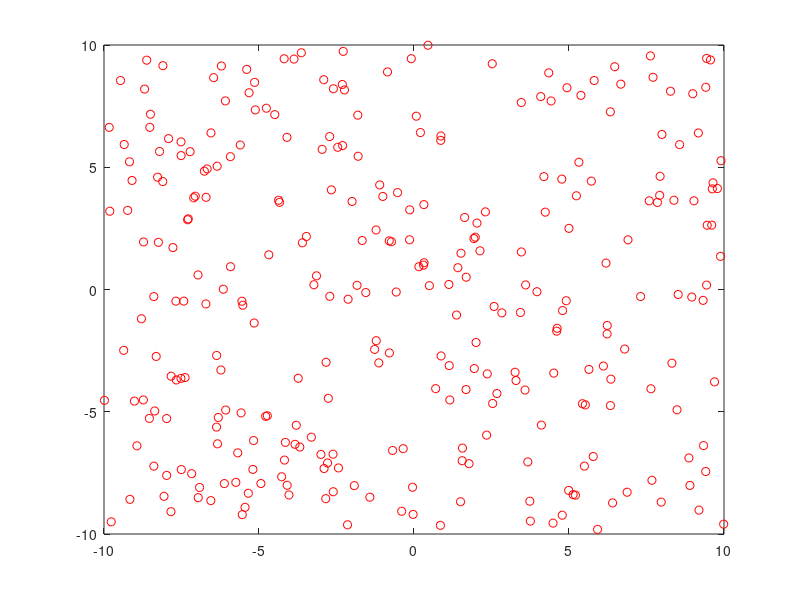

This chart was generated by the following MATLAB code:
clear all;
close all;

rng('shuffle')

x = rand(300, 1)*20-10;
y = rand(300, 1)*20-10;
plot(x, y, 'ro')
saveas(gcf,'graphs/kadai2_1.jpg')